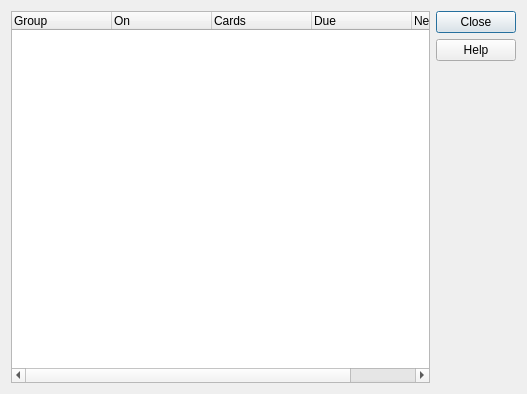
<?xml version="1.0" encoding="UTF-8"?>
<ui version="4.0">
 <class>Dialog</class>
 <widget class="QDialog" name="Dialog">
  <property name="geometry">
   <rect>
    <x>0</x>
    <y>0</y>
    <width>527</width>
    <height>394</height>
   </rect>
  </property>
  <property name="windowTitle">
   <string>Select Groups</string>
  </property>
  <layout class="QHBoxLayout" name="horizontalLayout">
   <item>
    <widget class="QTreeWidget" name="tree">
     <property name="alternatingRowColors">
      <bool>true</bool>
     </property>
     <property name="selectionMode">
      <enum>QAbstractItemView::ExtendedSelection</enum>
     </property>
     <attribute name="headerStretchLastSection">
      <bool>false</bool>
     </attribute>
     <column>
      <property name="text">
       <string>Group</string>
      </property>
     </column>
     <column>
      <property name="text">
       <string>On</string>
      </property>
     </column>
     <column>
      <property name="text">
       <string>Cards</string>
      </property>
     </column>
     <column>
      <property name="text">
       <string>Due</string>
      </property>
     </column>
     <column>
      <property name="text">
       <string>New</string>
      </property>
     </column>
    </widget>
   </item>
   <item>
    <widget class="QDialogButtonBox" name="buttonBox">
     <property name="orientation">
      <enum>Qt::Vertical</enum>
     </property>
     <property name="standardButtons">
      <set>QDialogButtonBox::Close|QDialogButtonBox::Help</set>
     </property>
    </widget>
   </item>
  </layout>
 </widget>
 <resources/>
 <connections>
  <connection>
   <sender>buttonBox</sender>
   <signal>accepted()</signal>
   <receiver>Dialog</receiver>
   <slot>accept()</slot>
   <hints>
    <hint type="sourcelabel">
     <x>248</x>
     <y>254</y>
    </hint>
    <hint type="destinationlabel">
     <x>157</x>
     <y>274</y>
    </hint>
   </hints>
  </connection>
  <connection>
   <sender>buttonBox</sender>
   <signal>rejected()</signal>
   <receiver>Dialog</receiver>
   <slot>reject()</slot>
   <hints>
    <hint type="sourcelabel">
     <x>316</x>
     <y>260</y>
    </hint>
    <hint type="destinationlabel">
     <x>286</x>
     <y>274</y>
    </hint>
   </hints>
  </connection>
 </connections>
</ui>
